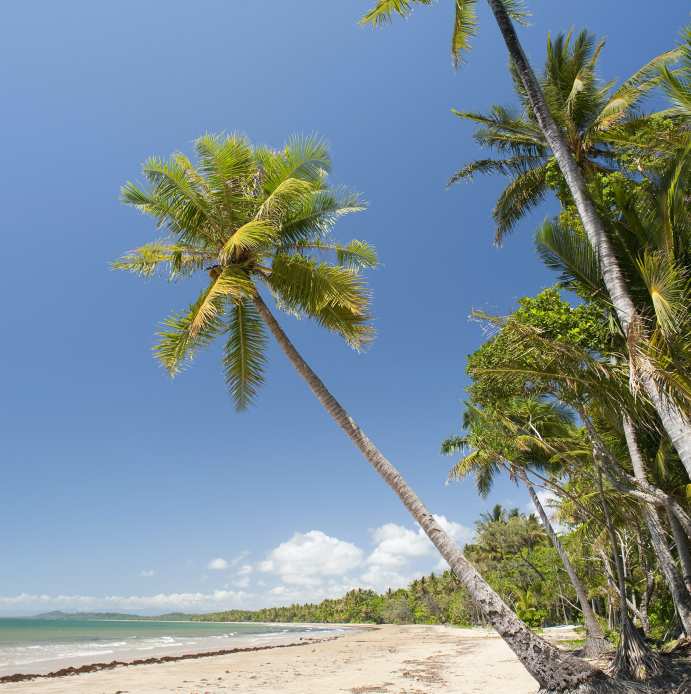
#> input picture Project_2/data/train_img_1.png, 1382 x 1387 px (shown at 1/2 size)
$ jupyter execute --allow-errors lastresort.ipynb   (shell and % lines are left out)
#> lines starting #> are read from the running program, lines starting #| are printed output that depends on the picture
### Project_2/preprocessing.py
'''preprocessing.py
Preprocess data before training neural network
CS443: Computational Neuroscience
YOUR NAMES HERE
Project 2: Content Addressable Memory
'''
import numpy as np
from PIL import Image
from PIL import ImageOps
import matplotlib.pyplot as plt


def resize_imgs(imgs, width, height):
    '''Resizes list of PIL Image objects (`imgs`) to (`width` x `height`) resolution.
    Also, converts the images to grayscale if they have RGB color channels.

    Parameters:
    -----------
    imgs: Python list of PIL Image objects. len(imgs) = num_imgs. shape=variable.
        Each image may or may not have a RGB color depth dimension.
    width : int. Desired width with which to resize every image.
    height : int. Desired height with which to resize every image.

    Returns:
    -----------
    ndarray of uint8s. shape=(num_imgs, height, width).
        Grayscale images
    '''
    imgs = imgs.copy()
    for i in range(len(imgs)):
        imgs[i] = imgs[i].resize((width, height))
        imgs[i] = ImageOps.grayscale(imgs[i])
        imgs[i] = np.array(imgs[i])
    return np.array(imgs)


def img2binaryvectors(data, bipolar=True):
    '''Transform grayscale images into normalized, centered, binarized 1D feature vectors with
    bipolar values (-1, +1)

    Parameters:
    -----------
    data: ndarray. shape=(N, Iy (height), Ix (width)).
        Grayscale images

    Returns:
    -----------
    ndarray of -1 and +1s only. shape=(N, Iy*Ix).

    TODO:
    - Normalize each image based on its dynamic range.
    - Center the image then threshold at 0 so that values are either -1 or +1.
    - Reshape so that the result is a 1D vector (see shape above)
    '''

    polar_binary_imgs = np.zeros(np.shape(data)).astype(int)

    for i in range(np.shape(data)[0]):

        curr_data = data[i,:,:]
        maxData = np.max(curr_data)
        minData = np.min(curr_data)
        curr_data = (curr_data - minData)/(maxData - minData)
        curr_data = curr_data - np.mean(curr_data )

        curr_data[curr_data >= 0] = 1
        curr_data[curr_data < 0] = -1

        polar_binary_imgs[i,:,:] = curr_data

    polar_binary_imgs = np.reshape(polar_binary_imgs , (data.shape[0], np.prod(data.shape[1:])))

    return polar_binary_imgs


def vec2img(feat_vecs, width, height):
    '''Inflates each 1D feature vector into a `width` x `height` grayscale image.

    Parameters:
    -----------
    feat_vecs: ndarray. shape=(N, height*width).
        1D feature vectors
    width : int. Original width of each image before it was flattened into a 1D vector.
    height : int. Original height of each image before it was flattened into a 1D vector.

    Returns:
    -----------
    ndarray. shape=(N, height, width).
        Inflated version of `feat_vecs` into images
    '''
    N = feat_vecs.shape[0]
    imgs = np.zeros((feat_vecs.shape[0],height,width))
    for i in range(N):
        imgs[i,:,:] = feat_vecs[i,:].reshape(height,width)
    return imgs


# [21 lines left out: function recall_error, not called in this run]

### Project_2/hopfield.py
'''hopfield.py
Simulates a Hopfield network
CS443: Computational Neuroscience
YOUR NAMES HERE
Project 2: Content Addressable Memory
'''
import numpy as np
import matplotlib.pyplot as plt
from IPython.display import display, clear_output
import random
import math
import preprocessing


class HopfieldNet():
    '''A binary Hopfield Network that assumes that input components are encoded as bipolar values
    (-1 or +1).
    '''
    def __init__(self, data, orig_width, orig_height):
        '''HopfieldNet constructor

        Parameters:
        -----------
        data: ndarray. shape=(N, M). Each data sample is a length M bipolar vector, meaning that
            components are either -1 or +1. Example: [-1, -1, +1, -1, +1, ...]
        orig_width : int. Original width of each image before it was flattened into a 1D vector.
            If data are not images, this can be set to the vector length (number of features).
        orig_height : int. Original height of each image before it was flattened into a 1D vector.
            If data are not images, this can be set to 1.

        TODO:
        Initialize the following instance variables:
        - self.num_samps
        - self.num_neurons: equal to # features
        - self.orig_width, self.orig_height
        - self.energy_hist: Record of network energy at each step of the memory retrieval process.
            Initially an empty Python list.
        - self.wts: handled by `initialize_wts`
        '''
        self.num_samps= data.shape[0]
        self.wts = self.initialize_wts(data)
        self.orig_height = orig_height
        self.orig_width = orig_width
        self.energy_hist= []
        self.num_neurons= data.shape[1]

    def initialize_wts(self, data):
        '''Weights are initialized by applying Hebb's Rule to all pairs of M components in each
        data sample (creating a MxM matrix) and summing the matrix derived from each sample
        together.


        Parameters:
        -----------
        data: ndarray. shape=(N, M). Each data sample is a length M bipolar vector, meaning that
            components are either -1 or +1. Example: [-1, -1, +1, -1, +1, ...]

        Returns:
        -----------
        ndarray. shape=(M, M). Weight matrix between the M neurons in the Hopfield network.
            There are no self-connections: wts(i, i) = 0 for all i.

        NOTE: It might be helpful to average the weights over samples to avoid large weights.
        '''
        self.wts = ((data.T @ data)) / (self.num_samps)
        np.fill_diagonal(self.wts, 0)
        return self.wts

    def energy(self, netAct):
        '''Computes the energy of the current network state / activation

        See notebook for refresher on equation.

        Parameters:
        -----------
        netAct: ndarray. shape=(num_neurons,)
            Current activation of all the neurons in the network.

        Returns:
        -----------
        float. The energy.
        '''
        return (-.5)*(np.sum(np.sum(netAct @ self.wts @ netAct.T)))

    def predict(self, data, update_frac=0.1, tol=1e-15, verbose=False, show_dynamics=False):
        '''Use each data sample in `data` to look up the associated memory stored in the network.

        Parameters:
        -----------
        data: ndarray. shape=(num_test_samps, num_features)
            Each data sample is a length M bipolar vector, meaning that components are either
            -1 or +1. Example: [-1, -1, +1, -1, +1, ...].
            May or may not be the training set.
        update_frac: float. Proportion (fraction) of randomly selected neurons in the network
            whose netAct we update on every time step.
            (on different time steps, different random neurons get selected, but the same number)
        tol: float. Convergence criterion. The network has converged onto a stable memory if
            the difference between the energy on the current and previous time step is less than `tol`.
        verbose: boolean. You should only print diagonstic info when set to True. Minimal print outs
            otherwise.
        show_dynamics: boolean. If true, plot and update an image of the memory that the network is
            retrieving on each time step.

        Returns:
        -----------
        ndarray. shape=(num_test_samps, num_features)
            Retrieved memory for each data sample, in each case once the network has stablized.

        TODO:
        - Process the test data samples one-by-one, setting them to as the initial netAct then
        on each time step only update the netAct of a random subset of neurons
        (size determined by `update_frac`; see notebook for refresher on update equation).
        Stop this netAct updating process once the network has stablized, which is defined by the
        difference betweeen the energy on the current and previous time step being less than `tol`.
        - When running your code with `show_dynamics` set to True from a notebook, the output should be
        a plot that updates as your netAct changes on every iteration of the loop.
        If `show_dynamics` is true, create a figure and plotting axis using this code outside the
        main update loop:
            fig = plt.figure()
            ax = fig.add_subplot(1, 1, 1)
        Inside, plot an image of the current netAct and make the title the current energy. Then after
        your plotting code, add the following:
            display(fig)
            clear_output(wait=True)
            plt.pause(<update interval in seconds>)  # CHANGE THIS

        NOTE: Your code should work even if num_test_samps=1.
        '''
        # [36 lines of commented-out code are left out]


        if np.ndim(data) < 2:
            data = np.expand_dims(data, axis=0)

        if show_dynamics == True:
                fig = plt.figure()
                ax = fig.add_subplot(1, 1, 1)

        recalledImgs = np.zeros_like(data)

        for i in range(data.shape[0]):

            netAct = data[i,:].copy()
            self.energy_hist= []

            self.energy_hist.append(self.energy(netAct))

            #We use lazy evaluation to deal with a list of length less than 3
            while (len(self.energy_hist)==1) or (self.energy_hist[-2] - self.energy_hist[-1] > tol):

                numCells = math.ceil(update_frac * self.num_neurons)
                inds = np.random.choice(self.num_neurons, numCells)

                netAct[inds]= np.sign(netAct @ self.wts[:,inds])

                self.energy_hist.append(self.energy(netAct))

                if show_dynamics == True:

                    ax.imshow(netAct.reshape(64,64), cmap='bone')
                    ax.set_title("Energy: " + str(self.energy_hist[-1]), fontsize=12)

                    display(fig)
                    clear_output(wait=True)
                    plt.pause(.1)

            recalledImgs[i] =  netAct

        return recalledImgs


        # print("running")
        # if np.ndim(data) < 2:
        #     data = np.expand_dims(data, axis=0)

        # recalledImgs = data.copy()

        # for i in range(self.num_samps):
        #     #print("looping through samples")
        #     netAct = data[i].copy() #copy of data object

        #     # if len(self.energy_hist) < 2: # energy hist < 2
        #     #     print("energy hist < 2")
        #     #     #select random fraction of neurons
        #     #     numCells = int(math.ceil(update_frac * self.num_samps)) #round indicies

        #     #     #get rand indices between 1 and numcells, without replacement
        #     #     print("num samps: ", self.num_samps)
        #     #     print("numCells: ", numCells)
        #     #     inds = np.random.randint(0, numCells)

        #     #     #update net activity of this fraction

        #     #     print("netAct: ", netAct.shape)
        #     #     print("wts: ", self.wts.shape)
        #     #     print("wts[:,inds]: ", self.wts[:,inds].shape)
        #     #     flatAct= netAct.flatten()
        #     #     print("flat:", flatAct.shape)
        #     #     netAct[inds]= np.sign(np.sum(flatAct @ self.wts[:,inds])) #check dimensions #help

        #     #     currEnergy = self.energy(netAct) #calculate energy
        #     #     self.energy_hist.append(currEnergy)

        #     # else:
        #     if show_dynamics == True: #plotting code, use code from notebook

        #         fig = plt.figure()
        #         ax = fig.add_subplot(1, 1, 1)

        #     self.energy_hist= [10,20] #reset from running prev sample
        #     while abs(self.energy_hist[-1] - self.energy_hist[-2]) > tol: #check energy tolerance level
        #         #print("checking energy levels")
        #         #select random fraction of neurons
        #         numCells = int(math.ceil(update_frac * self.num_samps)) #round indicies

        #         #get rand indices between 1 and numcells, without replacement
        #         inds = np.random.randint(0, self.num_samps, numCells)

        #         #update net activity of this fraction
        #         flatAct= netAct.flatten()
        #         netAct[inds]= np.sign(np.sum(flatAct @ self.wts[:,inds])) #check dimensions

        #         currEnergy = self.energy(netAct) #calculate energy

        #         ##re-create the net/train it on the images

        #         self.energy_hist.append(currEnergy)

        #         if show_dynamics == True: #plotting code, use code from notebook

        #             ax.imshow(netAct.reshape(64,64), cmap='bone') #edit to 128
        #             ax.set_title("Energy: " + str(self.energy_hist[-1]))

        #             display(fig)
        #             clear_output(wait=True)
        #             plt.pause(.1)


        #     #print("recalledImgs[i]", type(recalledImgs))

        #     recalledImgs[i] =  netAct #np.asarray(preprocessing.vec2img(data, np.sqrt(data.shape[0], np.sqrt(data.shape[0]))) )

        #     #print("recalledImgs[i]", type(recalledImgs))


        # return recalledImgs

### Project_2/lastresort.ipynb
**YOUR NAMES HERE**

Spring 2020

CS443: Computational Neuroscience

Project 2: Content Addressable Memory

[cell 1]
import math
import numpy as np
import matplotlib.pyplot as plt
from IPython.display import display, clear_output
import preprocessing
from PIL import Image

plt.style.use(['seaborn-colorblind', 'seaborn-darkgrid'])
plt.rcParams.update({'font.size': 20})

np.set_printoptions(suppress=True, precision=3)
# Automatically reload external modules

## Task 3) Hopfield network

In this task, you will implement and analyze a Hopfield network — a recurrent neural network with content addressable memory. You will use Hebbian learning learn weights that imprint the training data as "memories" that can be recalled with an incomplete and/or distorted version of the training data.

### 3a. Load in image data

- Load in the training set, three color photographs of natural scenes with varying resolution: `train_img_1.png`, `train_img_2.png`, and `train_img_3.png`.
    - *Note that the docstrings/test code in the next tasks assumes that you load in the images as PIL Image objects. You may deviate from this if you prefer a different way to handle this, but note that your binarized feature vectors should look reasonable at the end of Task 3c and be consistent with the shape/type/value test code there.*

[cell 2]
train1 = Image.open('data/train_img_1.png')
#> train1 is the input picture: PIL image 1382x1387 RGB; mean R, G, B 123, 141.1, 149.9
train2 = Image.open('data/train_img_2.png')
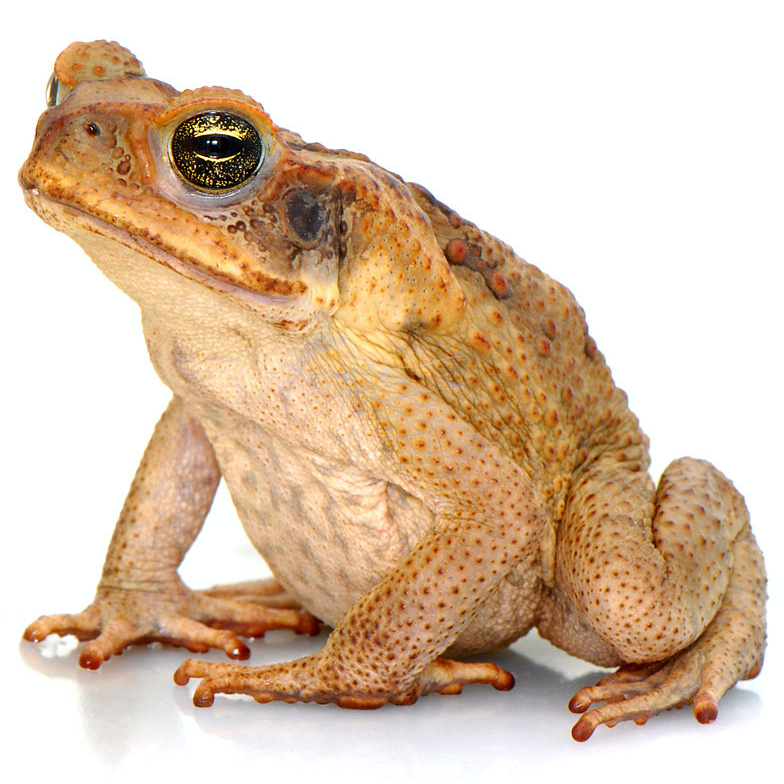
#> input picture Project_2/data/train_img_2.png, 784 x 784 px
#> train2 is the input picture: PIL image 784x784 RGB; mean R, G, B 219.5, 196.3, 173.5
train3 = Image.open('data/train_img_3.png')
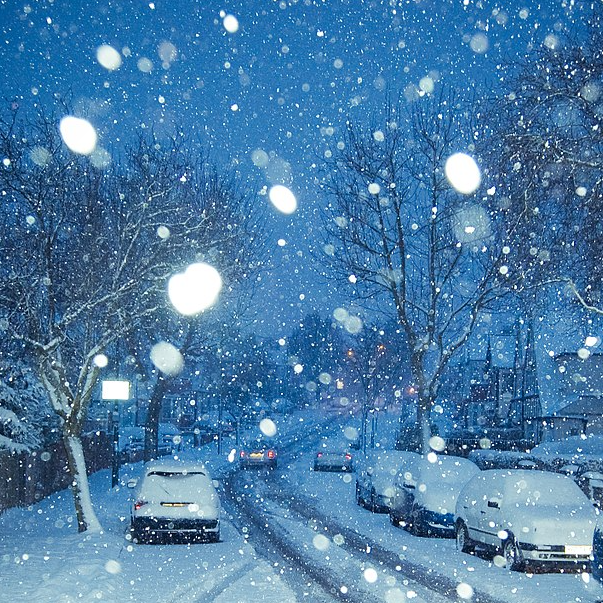
#> input picture Project_2/data/train_img_3.png, 603 x 603 px
#> train3 is the input picture: PIL image 603x603 RGB; mean R, G, B 74, 123.8, 165.4

### 3b. Consistently resize images

Right now, your images have different spatial resolutions. You should resize them so that they are 128x128 grayscale images.

- In `preprocessing.py`, implement `resize_imgs`.
- Resize the training images below to make them consistently sized and grayscale so that they can be placed in a single ndarray (`shape=(3, 128, 128)`).
- Write code inside `row_plot` below then create a 1x3 row showing all the images side-by-side.

[cell 3]
imgs = [train1,train2,train3]
imgs= preprocessing.resize_imgs(imgs, 64,64)
#> in resize_imgs, `imgs = imgs.copy()`: imgs = 3 items
#> the loop in resize_imgs, `for i in range(len(imgs)):` made 3 passes

[cell 4]
def row_plot(imgs, title, cmap='bone', sz=(12, 4)):
    '''Plots images in `imgs` in a single row

    Parameters:
    -----------
    imgs: ndarray. shape=(N, Iy, Ix)
        Images to display in the row.
    title: str. Title for entire figure.
    cmap: str. Matplotlib color scale to use when plotting.
        Some good options are "bone" for binary and "grayscale" for grayscale images.
    sz: tuple. Format=(fig_width, fig_height). Size of the entire plot figure.

    TODO:
    - Generate the row of images, making sure you set the figure size and color scheme.
    - Label each image with its index in `imgs` (e.g. 0, 1, 2)
    '''
#> called with imgs = array of shape (3, 64, 64), title = 'Raw training images', cmap = 'gray', sz = (12, 4)
    N = len(imgs)
#> N = 3
    fig, axes = plt.subplots(nrows=1, ncols=N, figsize=sz)
    plt.subplots_adjust(hspace=0.5)
    fig.suptitle(title)
    if N == 1:
        axes.imshow(imgs[0], cmap=cmap)
        axes.set_title("Image:", fontsize=10)
        axes.set_xticks([])
        axes.set_yticks([])
    else:
        for i in range(N):
            axes[i].imshow(imgs[i], cmap=cmap)
            axes[i].set_title("Image Index:" + str(i), fontsize=10 )
            axes[i].set_xticks([])
            axes[i].set_yticks([])
    plt.show()

[cell 5]
row_plot(imgs, 'Raw training images', cmap='gray')
#> (the call stopped at in row_plot, `fig, axes = plt.subplots(nrows=1, ncols=N, figsize=sz)`: IPython is not available in this run)

### 3c. Preprocess images into bipolar feature vectors

Hopfield networks assume that inputs are 1D feature vectors of binary values. In this subtask, you will do the preprocessing to get the images encoded as binary feature vectors. While this can be done by representing values as `[0, 1]`, it is more common to use **bipolar vectors** with either [-1, +1] components. *One extension idea is to investigate why bipolar vectors are preferred over ordinary 0/1 binary.*

For example, before training a Hopfield network, you might flatten and binarize an image, then encode its pixel values as `[-1, +1, -1, -1, -1,...]`.

In `preprocessing.py`, implement the following functions:
- `img2binaryvectors`: Converts grayscale images into bipolar feature vectors.
- `vec2img`: Inflates a binary feature vector back into its (width, height) dimensions so that it can be plotted/visualized.
- In the cell below, show your preprocessed binary images in a row.

[cell 6]
# Preprocess here
imgs_pp = preprocessing.img2binaryvectors(imgs)
#> the loop in img2binaryvectors, `for i in range(np.shape(data)[0]): ` made 3 passes
#> (maxData, minData) on passes 1 to 3: (240, 17), (255, 25), (255, 40)
#> pass 1, in img2binaryvectors, `curr_data = data[i,:,:]`:
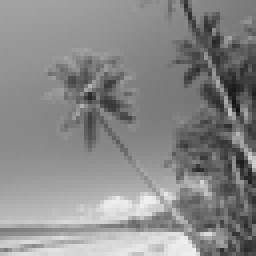
#> curr_data: shape (64, 64) (shown 4 times larger); min 17, max 240, mean 136.7
#> pass 2, in img2binaryvectors, `curr_data = data[i,:,:]`:
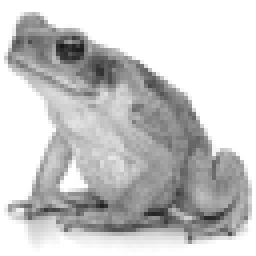
#> curr_data: shape (64, 64) (shown 4 times larger); min 25, max 255, mean 200.6
print(f'After preprocessing, image data shape: {imgs_pp.shape}, dtype: {imgs_pp.dtype}, Unique values: {np.unique(imgs_pp)}')
#| After preprocessing, image data shape: (3, 4096), dtype: int64, Unique values: [-1  1]
#> (the rest of the program and of its run is left out)
